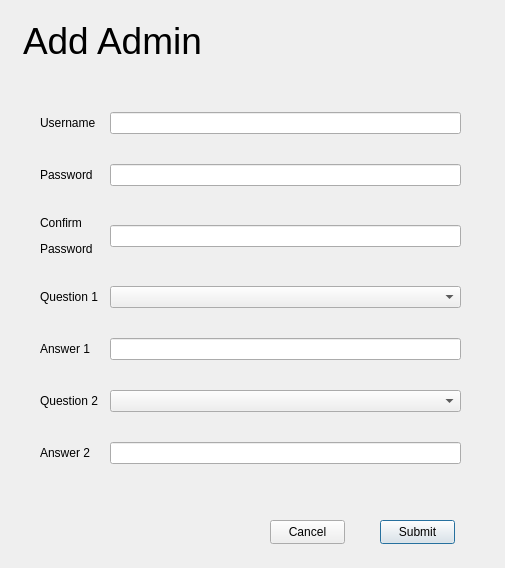
<?xml version="1.0" encoding="UTF-8"?>
<ui version="4.0">
 <class>Dialog</class>
 <widget class="QDialog" name="Dialog">
  <property name="geometry">
   <rect>
    <x>0</x>
    <y>0</y>
    <width>505</width>
    <height>568</height>
   </rect>
  </property>
  <property name="windowTitle">
   <string>Dialog</string>
  </property>
  <widget class="QPushButton" name="submitBtn">
   <property name="geometry">
    <rect>
     <x>380</x>
     <y>520</y>
     <width>75</width>
     <height>24</height>
    </rect>
   </property>
   <property name="text">
    <string>Submit</string>
   </property>
  </widget>
  <widget class="QPushButton" name="cancelBtn">
   <property name="geometry">
    <rect>
     <x>270</x>
     <y>520</y>
     <width>75</width>
     <height>24</height>
    </rect>
   </property>
   <property name="text">
    <string>Cancel</string>
   </property>
  </widget>
  <widget class="QLabel" name="label_9">
   <property name="geometry">
    <rect>
     <x>20</x>
     <y>20</y>
     <width>391</width>
     <height>71</height>
    </rect>
   </property>
   <property name="lineWidth">
    <number>0</number>
   </property>
   <property name="text">
    <string>&lt;html&gt;&lt;head/&gt;&lt;body&gt;&lt;p&gt;&lt;span style=&quot; font-size:28pt;&quot;&gt;Add Admin&lt;/span&gt;&lt;/p&gt;&lt;p&gt;&lt;br/&gt;&lt;/p&gt;&lt;/body&gt;&lt;/html&gt;</string>
   </property>
   <property name="scaledContents">
    <bool>false</bool>
   </property>
   <property name="indent">
    <number>3</number>
   </property>
  </widget>
  <widget class="QWidget" name="">
   <property name="geometry">
    <rect>
     <x>40</x>
     <y>100</y>
     <width>421</width>
     <height>381</height>
    </rect>
   </property>
   <layout class="QGridLayout" name="gridLayout">
    <property name="horizontalSpacing">
     <number>12</number>
    </property>
    <property name="verticalSpacing">
     <number>18</number>
    </property>
    <item row="0" column="0">
     <widget class="QLabel" name="label">
      <property name="text">
       <string>Username</string>
      </property>
     </widget>
    </item>
    <item row="0" column="1">
     <widget class="QLineEdit" name="userInput"/>
    </item>
    <item row="1" column="0">
     <widget class="QLabel" name="label_2">
      <property name="text">
       <string>Password</string>
      </property>
     </widget>
    </item>
    <item row="1" column="1">
     <widget class="QLineEdit" name="passInput"/>
    </item>
    <item row="2" column="0">
     <widget class="QLabel" name="label_3">
      <property name="text">
       <string>&lt;html&gt;&lt;head/&gt;&lt;body&gt;&lt;p&gt;Confirm &lt;/p&gt;&lt;p&gt;Password&lt;/p&gt;&lt;/body&gt;&lt;/html&gt;</string>
      </property>
     </widget>
    </item>
    <item row="2" column="1">
     <widget class="QLineEdit" name="lineEdit_3"/>
    </item>
    <item row="3" column="0">
     <widget class="QLabel" name="label_5">
      <property name="text">
       <string>Question 1</string>
      </property>
     </widget>
    </item>
    <item row="3" column="1">
     <widget class="QComboBox" name="q1Input"/>
    </item>
    <item row="4" column="0">
     <widget class="QLabel" name="label_6">
      <property name="text">
       <string>Answer 1</string>
      </property>
     </widget>
    </item>
    <item row="4" column="1">
     <widget class="QLineEdit" name="ans1Input"/>
    </item>
    <item row="5" column="0">
     <widget class="QLabel" name="label_7">
      <property name="text">
       <string>Question 2</string>
      </property>
     </widget>
    </item>
    <item row="5" column="1">
     <widget class="QComboBox" name="q2Input"/>
    </item>
    <item row="6" column="0">
     <widget class="QLabel" name="label_8">
      <property name="text">
       <string>Answer 2</string>
      </property>
     </widget>
    </item>
    <item row="6" column="1">
     <widget class="QLineEdit" name="ans2Input"/>
    </item>
   </layout>
  </widget>
 </widget>
 <resources/>
 <connections/>
</ui>
